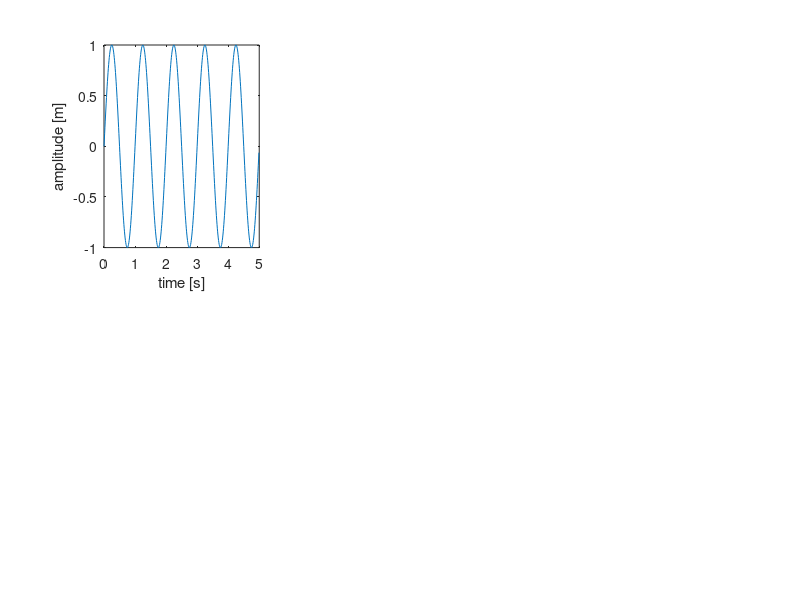

The MATLAB script that drew this image: (Note: this script raises an error after producing the figure.)
%% 4DM90 Structural dynamics LSD 5: DFT/FFT
clear; clc; 
close all;

%% Define parameters
T = 5;
delta_f = 1 / T;
% N = T / delta_t;
N = 500;
delta_t = T / N;
t = (0:N-1)*delta_t;
fs = 1 / delta_t;

%% Define signals

signals = zeros(6,length(t));

% A harmonic signal with f = 1 Hz
f1 = 1;
signals(1,:) = sin((2*pi) * f1 * t);

% A signal being the sum of two harmonic functions with f1 = 1 Hz and f2 =
% 2 Hz and 90° phase shift
f2 = 2;
signals(2,:) = signals(1,:) + sin(((2*pi) * f2 * t) + deg2rad(90)); 

% A square wave signal, where each square has a length of 1 sec.
count = 0;
high = true;
for i = 1:length(t)
    if count == 100
        if high == true
            high = false;
        elseif high == false
            high = true;
        end
        count = 0;
    end
    if high == true
        signals(3,i) = 1;
    end
    count = count + 1;
end

% A sawtooth signal
for i = 1:length(t)
    signals(4,i) = mod(i, 100) / 100; % Normalizing to range [0, 1]
end

% A Dirac delta function
signals(5,1) = 1;

% A normally distributed (or Gaussian-distributed white noise signal with
% standard devitation of 1
signals(6,:) = randn(1, length(t));

%% Plot all signals in subplots
figure; 
for i = 1:size(signals,1)
    subplot(2,3,i);
    plot(t,signals(i,:));
    xlabel("time [s]");
    ylabel("amplitude [m]");
    title('Signal '+ string(i));
    ylim([1.5*min(signals(i,:)) 1.5*max(signals(i,:))]);
    grid on;
end

%% Perfrom the fft of all signals 
fftSignals = 1/N*fft(signals, [], 2);
f = (0:N-1) * delta_f; % Frequency vector

% Plot the magnitude of the FFT results
figure;
for i = 1:size(fftSignals, 1)
    subplot(2, 3, i);
    h = stem(f, abs(fftSignals(i,:)));
    h.Marker = '.';        % use a dot instead of a circle
    h.MarkerSize = 6;      % smaller dot
    h.LineWidth = 0.1;       % thinner stem lines
    xlabel("Frequency [Hz]");
    ylabel("Magnitude [m]");
    title('FFT of Signal ' + string(i));
    xlim([0 max(f)]);
    ylim([0 1.2*max(abs(fftSignals(i,:)))]);
    grid on;
end

%% Compare the influence of varying the parameters T and N
N_comparison = [4 10 100];
T_comparison = [1 5 10];

% Loop through T while keeping N constant
figure;
for i = 1:length(T_comparison)
    %Define signal
    delta_t2 = T_comparison(i) / N_comparison(3);
    t2 = (0:N_comparison(3)-1)*delta_t2;
    signal2 = sin(((2*pi) * f1 * t2)) + sin(((2*pi) * f2 * t2) + deg2rad(90)); 

    % Perform the fft
    fft2 = 1/N_comparison(3)*fft(signal2);

    % Define frequeny axis
    delta_f2 = 1/T_comparison(i);
    f_2 = (0:N_comparison(3)-1) * delta_f2;

    % plot result in subplot
    subplot(2,2,i);
    h = stem(f_2, abs(fft2));
    h.Marker = '.';        % use a dot instead of a circle
    h.MarkerSize = 6;      % smaller dot
    h.LineWidth = 0.1;       % thinner stem lines
    xlabel("Frequency [Hz]");
    ylabel("Magnitude [m]");
    title('FFT of Signal 2: N = ' + string(N_comparison(3)) + ' T = ' + string(T_comparison(i)));
    xlim([0 max(f_2)]);
    ylim([0 1.2*max(abs(fft2))]);
    grid on;
end


% Loop through N while keeping T constant
figure;
for i = 1:length(N_comparison)
    %Define signal
    delta_t2 = T_comparison(1) / N_comparison(i);
    t2 = (0:N_comparison(i)-1)*delta_t2;
    signal2 = sin(((2*pi) * f1 * t2)) + sin(((2*pi) * f2 * t2) + deg2rad(90)); 

    % Perform the fft
    fft2 = 1/N_comparison(i)*fft(signal2);

    % Define frequeny axis
    delta_f2 = 1/T_comparison(1);
    f_2 = (0:N_comparison(i)-1) * delta_f2;

    % plot result in subplot
    subplot(2,2,i);
    h = stem(f_2, abs(fft2));
    h.Marker = '.';        % use a dot instead of a circle
    h.MarkerSize = 6;      % smaller dot
    h.LineWidth = 0.1;       % thinner stem lines
    xlabel("Frequency [Hz]");
    ylabel("Magnitude [m]");
    title('FFT of Signal 2: N = ' + string(N_comparison(i)) + ' T = ' + string(T_comparison(1)));
    xlim([0 max(f_2)]);
    ylim([0 1.2*max(abs(fft2))]);
    grid on;
end




%% Expand signal 2 with zero padding. 
N_zeros = 100;
signal_zero_padded = [squeeze(signals(2,:)), zeros(1,N_zeros)];

fft_signal_zero_padded = fft(signal_zero_padded);

figure; 
subplot(2,1,1);
plot(signal_zero_padded);
xlabel("Time [s]");
ylabel("Amplitude [m]");
title('Zero-Padded Signal 2');
grid on;

subplot(2,1,2);
stem(abs(fft_signal_zero_padded));
xlabel("Frequency [Hz]");
ylabel("Magnitude [m]");
title('FFT of Zero-Padded Signal 2');
xlim([0 max(f)]);
grid on;

%% Demonstrate the effect of aliasing on a cosine wave

f_signal = 50;     % signal frequency
t = 1;             % total time duration of measurement

t_cont = linspace(0, t, 5000);
sig_cont = cos(2*pi*f_signal*t_cont);

Fs1 = 300;
N1 = Fs1 * t;
T1 = 1 / Fs1;
t1 = (0:N1-1) * T1;
sig_1 = cos(2*pi*f_signal*t1);

Fs2 = 40;
N2 = Fs2 * t;
T2 = 1 / Fs2;
t2 = (0:N2-1) * T2;
sig_2 = cos(2*pi*f_signal*t2);

fft_no_alias = abs(fft(sig_1)/N1);
fft_alias    = abs(fft(sig_2)/N2);

f1 = (0:N1-1) * (Fs1/N1);  
f2 = (0:N2-1) * (Fs2/N2);

figure;

subplot(2,1,1)
plot(t_cont, sig_cont, 'k', 'LineWidth', 1.2) % continuous reference
hold on
stem(t1, sig_1, 'r','filled')
title('No aliasing (Fs = 300 Hz)')
xlabel('Time [s]'), ylabel('Amplitude')
legend('True cosine','Samples')
xlim([0 0.2])

subplot(2,1,2)
plot(t_cont, sig_cont, 'k', 'LineWidth', 1.2)
hold on
stem(t2, sig_2, 'b','filled')
title('Aliased signal (Fs = 40 Hz)')
xlabel('Time [s]'), ylabel('Amplitude')
legend('True cosine','Samples')
xlim([0 0.2])

% --- Plot spectra ---
figure;
subplot(2,1,1)
plot(f1, fft_no_alias)
xlim([0 Fs1/2])
title('Spectrum without aliasing (Fs = 300 Hz)')
xlabel('Frequency [Hz]'), ylabel('Magnitude')

subplot(2,1,2)
plot(f2, fft_alias)
xlim([0 Fs2/2])
title('Spectrum with aliasing (Fs = 40 Hz)')
xlabel('Frequency [Hz]'), ylabel('Magnitude')




